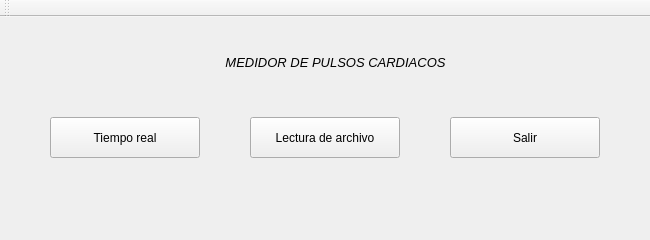
<?xml version="1.0" encoding="UTF-8"?>
<ui version="4.0">
 <class>MainWindow</class>
 <widget class="QMainWindow" name="MainWindow">
  <property name="geometry">
   <rect>
    <x>0</x>
    <y>0</y>
    <width>650</width>
    <height>240</height>
   </rect>
  </property>
  <property name="maximumSize">
   <size>
    <width>675</width>
    <height>240</height>
   </size>
  </property>
  <property name="windowTitle">
   <string>MainWindow</string>
  </property>
  <widget class="QWidget" name="centralWidget">
   <widget class="QPushButton" name="BIniciar">
    <property name="geometry">
     <rect>
      <x>50</x>
      <y>100</y>
      <width>150</width>
      <height>41</height>
     </rect>
    </property>
    <property name="text">
     <string>Tiempo real</string>
    </property>
   </widget>
   <widget class="QPushButton" name="BSalir">
    <property name="geometry">
     <rect>
      <x>450</x>
      <y>100</y>
      <width>150</width>
      <height>41</height>
     </rect>
    </property>
    <property name="text">
     <string>Salir</string>
    </property>
   </widget>
   <widget class="QLabel" name="TEstadoCon">
    <property name="geometry">
     <rect>
      <x>0</x>
      <y>20</y>
      <width>671</width>
      <height>51</height>
     </rect>
    </property>
    <property name="font">
     <font>
      <pointsize>10</pointsize>
      <weight>50</weight>
      <italic>true</italic>
      <bold>false</bold>
      <underline>false</underline>
     </font>
    </property>
    <property name="text">
     <string>MEDIDOR DE PULSOS CARDIACOS</string>
    </property>
    <property name="alignment">
     <set>Qt::AlignCenter</set>
    </property>
   </widget>
   <widget class="QPushButton" name="BArchivo">
    <property name="geometry">
     <rect>
      <x>250</x>
      <y>100</y>
      <width>150</width>
      <height>41</height>
     </rect>
    </property>
    <property name="text">
     <string>Lectura de archivo</string>
    </property>
   </widget>
  </widget>
  <widget class="QToolBar" name="mainToolBar">
   <attribute name="toolBarArea">
    <enum>TopToolBarArea</enum>
   </attribute>
   <attribute name="toolBarBreak">
    <bool>false</bool>
   </attribute>
  </widget>
  <widget class="QMenuBar" name="menuBar">
   <property name="geometry">
    <rect>
     <x>0</x>
     <y>0</y>
     <width>650</width>
     <height>21</height>
    </rect>
   </property>
  </widget>
 </widget>
 <layoutdefault spacing="6" margin="11"/>
 <resources/>
 <connections/>
</ui>
